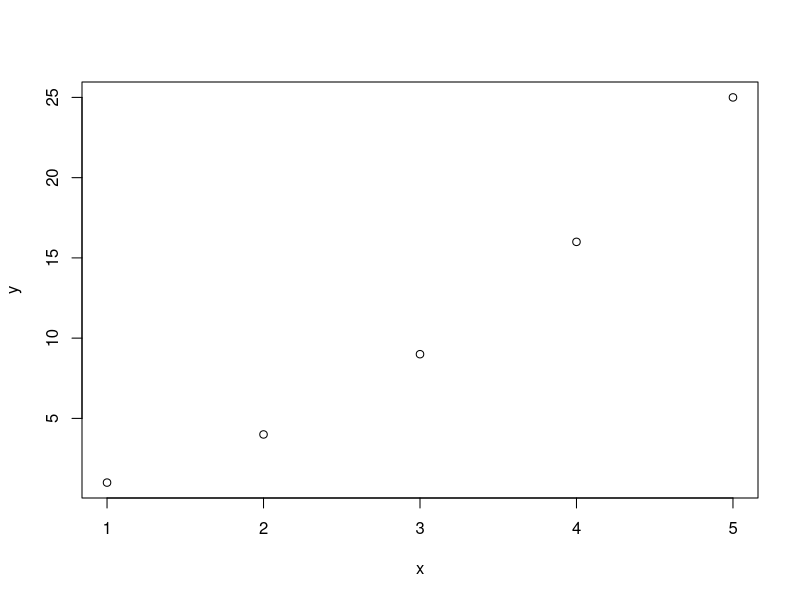
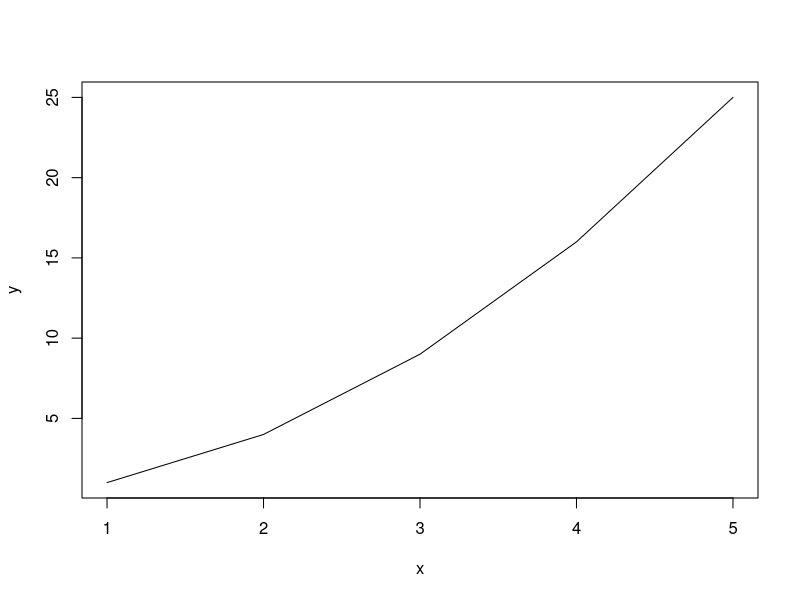
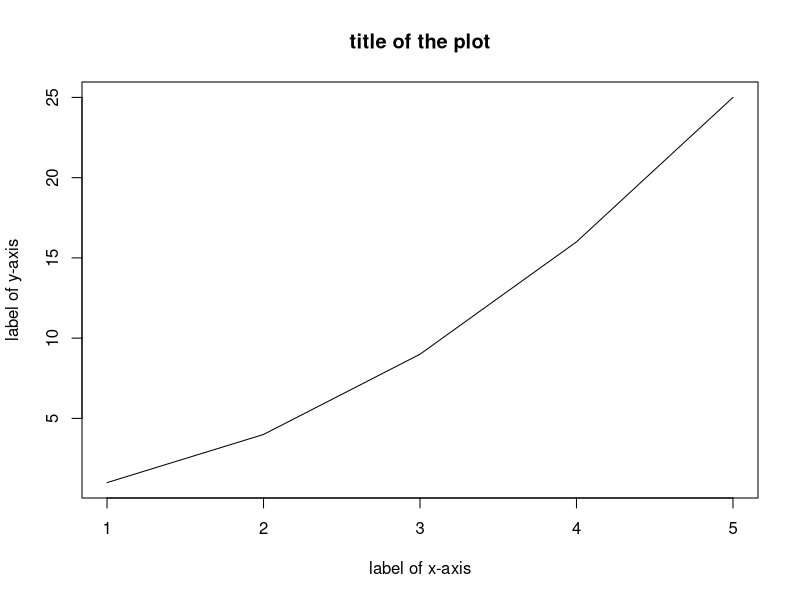
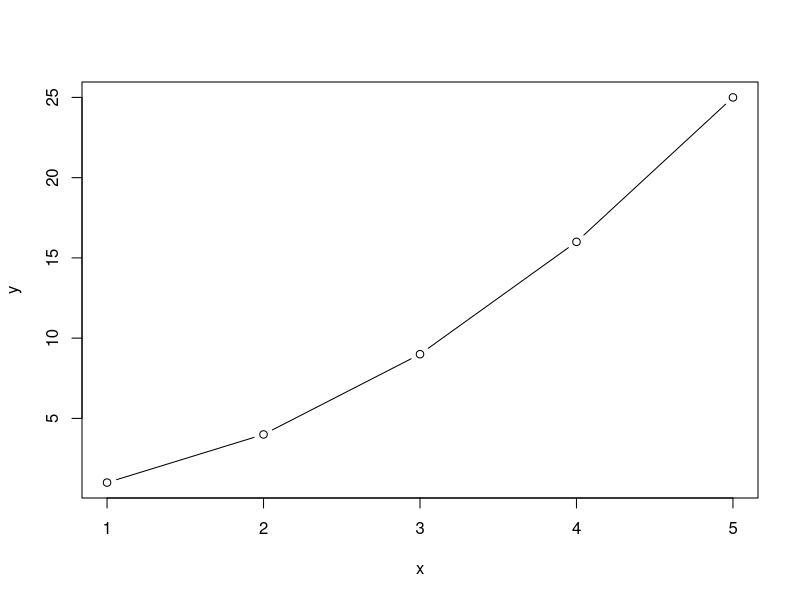
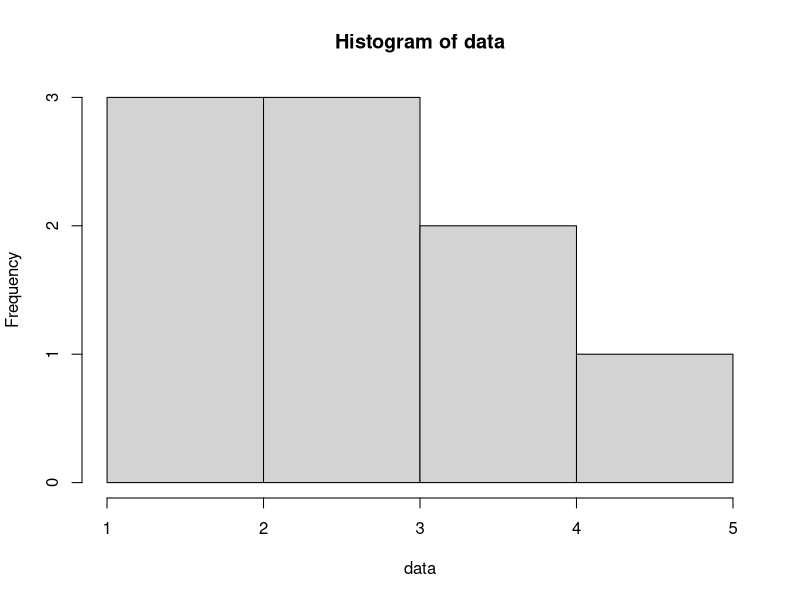
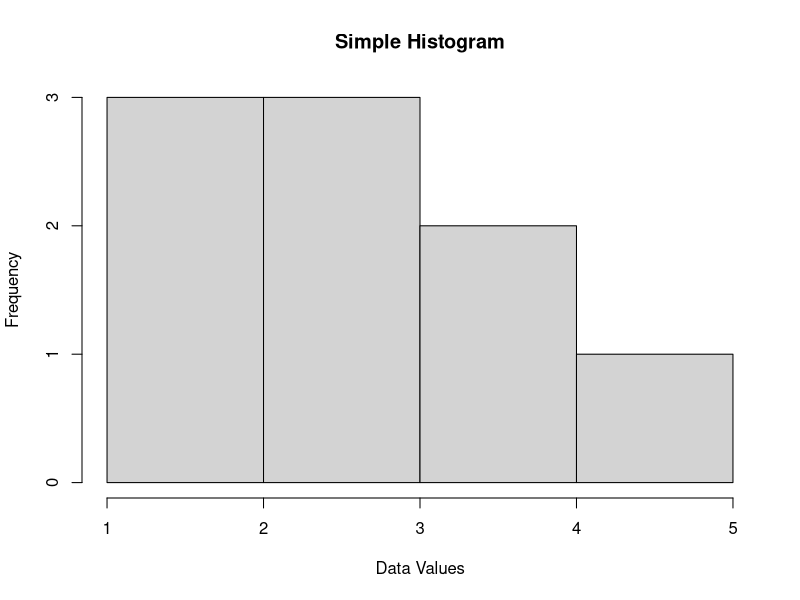
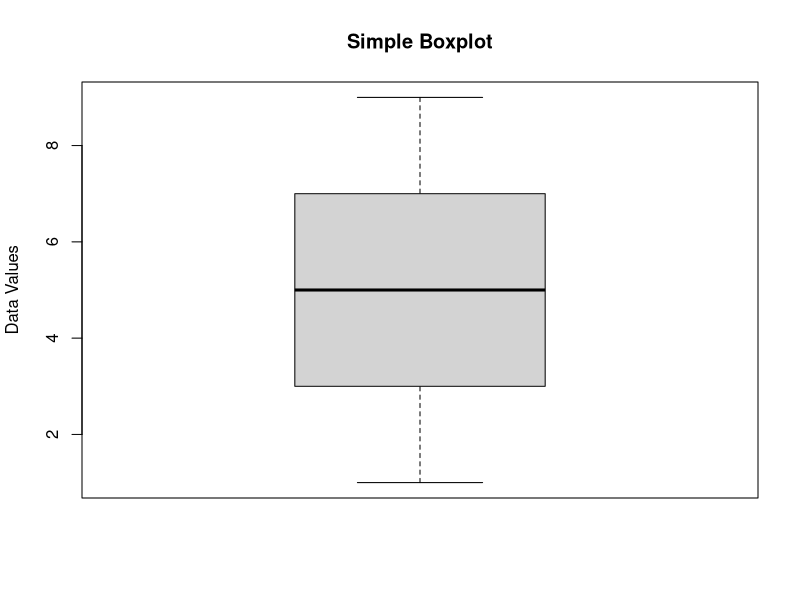

The R script that drew these images, in order: (Note: this script raises an error after producing the figures.)
#### Recap last week ####

  
# Basic plots
  
# 1. **plot()**: Used for creating scatter plots or line graphs; 
# offers a simple way to quickly visualize data without needing to specify many details
x <- c(1, 2, 3, 4, 5)
y <- c(1, 4, 9, 16, 25)
plot(x, y)

plot(x, y, type = "l") # for a line instead of scattered dots
plot(x, y, type = "l", main = "title of the plot", xlab = "label of x-axis", ylab = "label of y-axis")

plot(x, y, type = "b") # combining both dot and line

# 2. **hist()**: Used for creating histograms to visualize the distribution of a dataset.
# Create data
data <- c(1, 2, 2, 3, 3, 3, 4, 4, 5)
# Create a histogram
hist(data)
hist(data, main = "Simple Histogram", xlab = "Data Values", ylab = "Frequency")


# 3. **boxplot()**: Used for displaying the five-number summary (minimum, first quartile, median, third quartile, and maximum) of a dataset.
# Create data
data <- c(1, 2, 3, 4, 5, 6, 7, 8, 9)
# Create a boxplot
boxplot(data, main = "Simple Boxplot", ylab = "Data Values")




# Importing data
  
# 1. **read.csv()**:Used for reading CSV files into R as a data frame.
# my_data <- read.csv("my_file.csv") 

# 2. **path of file**: setwd(); getwd(); dropdown menu
# setwd() sets the working directory, getwd() gets the current working directory, and the dropdown menu can also be used for navigation.
# setwd("/path/to/directory") # need to be a valid path; this is just an example path
getwd()



# Programming basics
# 1. **if else statement **: Used for conditional execution of code.
x <- 4
if (x > 0) {
  print("Positive")
} else {
  print("Non-positive")
}



# **ifelse()** function:
ifelse(x > 0, "Positive", "Non-positive")



# **any()** function and **all()** function
# Example 1: Using any() with a logical vector:
logical_vector <- c(FALSE, FALSE, TRUE, FALSE)
result <- any(logical_vector)
result  # Output will be TRUE

# Example 2: Using any() with a numeric vector:  it will internally convert the numbers to logical values.
numeric_vector <- c(0, 0, 3, 0)
result <- any(numeric_vector)
result  # Output will be TRUE

# Example 3: Using any() with conditions
ages <- c(25, 30, 18, 40)
result <- any(ages < 20)
result  # Output will be TRUE



# 2. **functions**: Reusable pieces of code that perform specific tasks.
# Syntax to call a function: function_name(input1, input2)
# Syntax to defind a function: function_name <- function(arg1, arg2, ...){}

add_numbers <- function(a, b){
  return(a + b)
}
result = add_numbers(3, 4) # short for 
result = add_numbers(a = 3, b = 4)
result
# note that a, b are internal names and will not be shown in the outer environment
a
b

square_number <- function(x) {
  return(x * x)
}

square_number(5)
square_number(x = 5)
x

# key points: 
# (1) the input are called arguments; 
# (2) return value
# (3) R has many built-in funcitons so you dont' have to define yourself
# (4) reuse: once a function is defined you can use it multiple times; making code easier to mange and more organized


# Exercises for Practice:
# Use our murders data example to write a function, taking in two arguments: the murders dataset and a cutoff for total number of murders
# Goal: output the name of states whose total number of murders is above the cutoff

library(dslabs)
data(murders)
total_gt_cutoff <- function(murders, cutoff){
  ind <- which(murders$total > cutoff)
  return(murders$state[ind])
  
}
total_gt_cutoff(murders, 100)

total_gt_cutoff2 <- function(dataset, cutoff){
  ind <- which(dataset$total > cutoff)
  return(dataset$state[ind])
  
}
total_gt_cutoff2(murders, 100)



# 3. **for loops**: Used for repetitive tasks, iterating over elements in a vector or list.
for (i in 1:5) {
  print(i)
}

numbers <- c(1, 2, 3, 4, 5)
for (n in numbers) {
  print(n^2)
}

# Exercises for Practice:
# Sum of Numbers: Write a for loop to calculate the sum of numbers from 1 to 10.
s = numeric(1) # initial value for summation, equivalent to setting s = 0
for(i in 1:10){
  s = s + i
}
s

# Reverse a Vector: Write a for loop to reverse the elements of a given vector.
vec <- c(1, 2, 3, 4, 5)
rev_vec <- numeric(length(vec)) # equivalent to rev_vec = c(0, 0, 0, 0, 0) or rev_vec = rep(0, 5)
for(i in 1:length(vec)){
  rev_vec[i] = vec[length(vec)-i+1]
}
rev_vec
# Loop Over Strings: Write a for loop that iterates over a vector of strings and prints each string's length.
vec_char <- c("I", "love", "R", "Studio")
for(i in 1:length(vec_char)){
  print(nchar(vec_char[i]))
}




  
# Today's lecture
# 1. Programming basics (cont'd)
# 2. In-class coding: programming basics
# 3. Intro to ggplot (if time permits; otherwise we'll make pretty plots next week)
